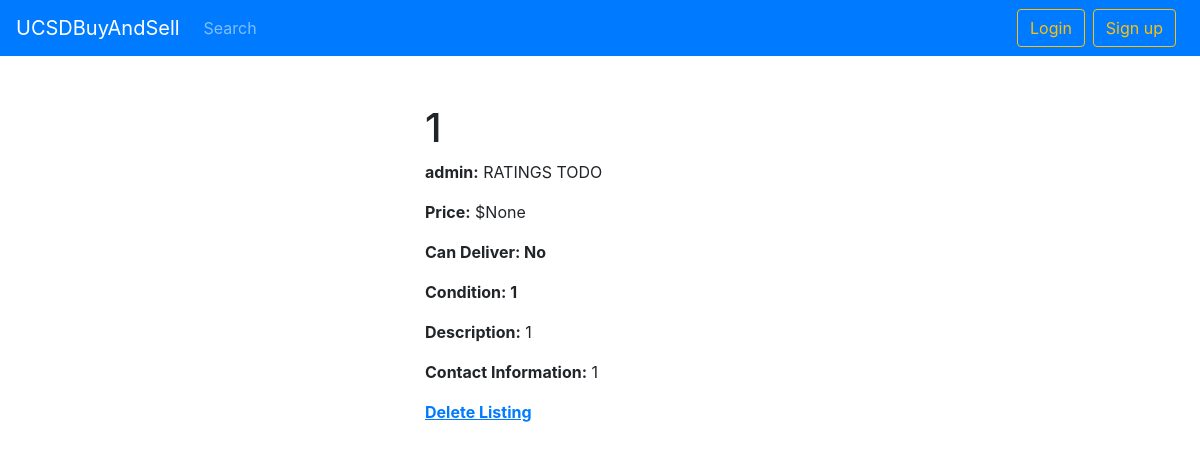
The app's page /market/listing/?listing=6, older data.
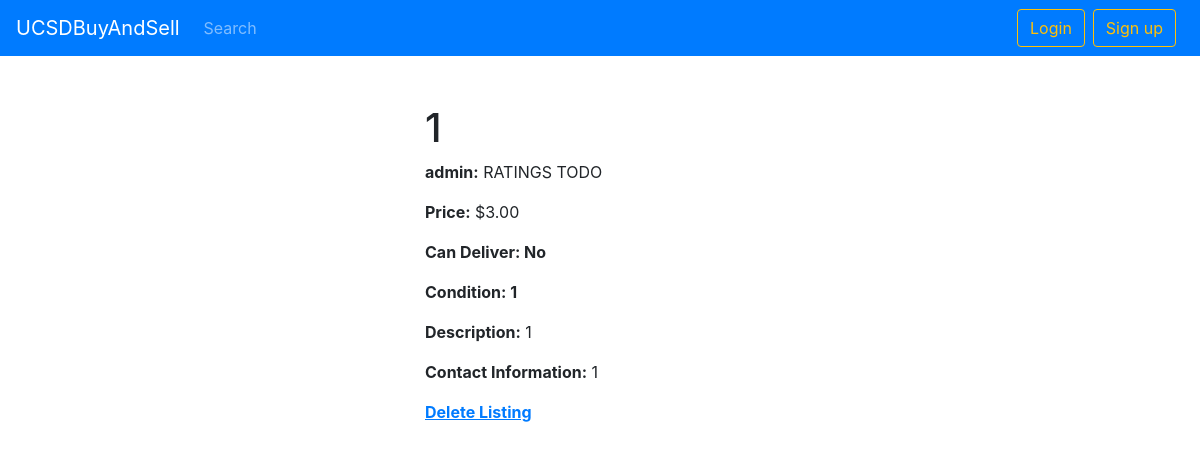
The same page, newer data.
### UCSDMarket/models.py (models this page shows, shortened)
class Listing(models.Model):
    user = models.ForeignKey(settings.AUTH_USER_MODEL,on_delete=models.CASCADE)
    title = models.CharField(max_length=50)
    Price = models.DecimalField(max_digits=20, decimal_places=2, blank=True, null=True)
    canDeliver = models.BooleanField() # true or false
    condition = models.CharField(max_length=10)
    description = models.CharField(max_length=500)
    contactInformation = models.CharField(max_length=20)
    '''
    the context of a listing:

        "Title" : "IKEA full size bed",
		"Seller" : "John Doe",
		"Price" : 50,
		"CanDeliver" : True,
		"Condition" : "Used",
		"Description" : "Need this gone by Oct 31. Great condition. Can deliver for some extra fee. Original price was $129",
		"ContactInformation" : "858 - 888 - 8888"
    '''

### UCSDMarket/views.py (the view)
# urls.py: url(r'^market/listing/$', UCSDMarket.ListingPage, name="Listing"),
def ListingPage(request):
    if request.method=='GET':
        listingID = request.GET.get('listing')
        if not listingID:
            return render(request, 'UCSDMarket/home.html')
        else:
            ThisListing = Listing.objects.filter(id=int(listingID))
            if (len(ThisListing) == 1):
                ThisListing = ThisListing[0]
                images = Picture.objects.filter(listingKey=ThisListing)
                imgCount = 0
                all_pictures = []
                for image in images:
                    imgCount = imgCount + 1
                    all_pictures.append({
                                        "Image": image.picture.url,
                                        "Number": imgCount
                                        })
                Favd = False
                if request.user.is_authenticated and Favorite.objects.filter(user=request.user, listingKey=ThisListing.id).exists():
                    Favd = True
                context = {
                    "id" : ThisListing.id,
                    "Title" : ThisListing.title,
                    "Seller" : ThisListing.user.username,
                    "Price" : ThisListing.Price,
                    "CanDeliver" : ThisListing.canDeliver,
                    "Condition" : ThisListing.condition,
                    "Description" : ThisListing.description,
                    "ContactInformation" : ThisListing.contactInformation,
                    "Pictures": all_pictures,
                    "Favd": Favd
                }
                return render(request, "UCSDMarket/listing.html", context)
            else:
                return render(request, 'UCSDMarket/home.html')

### Templates/UCSDMarket/listing.html (shortened to what this page needs)
{% extends "base.html" %}
{% block content %}
<br>
<br>
<div class="container">
	<div class="row">
		<div class="col-sm">
			<div id="BasicImageCarousel" class="carousel slide" data-ride="carousel">
				<a class="carousel-control-prev" href="#BasicImageCarousel" role="button" data-slide="prev">
					<span class="carousel-control-prev-icon" aria-hidden="true"></span>
				</a>
				<a class="carousel-control-next" href="#BasicImageCarousel" role="button" data-slide="next">
					<span class="carousel-control-next-icon" aria-hidden="true"></span>
				</a>
			</div>
		</div>
		<div class="col-8">
			<h1>{{ Title }}</h1>
			<p><b>{{ Seller }}:</b> RATINGS TODO</p>
			<p><b>Price:</b> ${{ Price }}</p>
			{% if CanDeliver %}
				<p><b>Can Deliver: Yes</b></p>
			{% else %}
				<p><b>Can Deliver: No</b></p>
			{% endif %}
			<p><b>Condition: {{ Condition }}</b></p>
			<p><b>Description:</b> {{ Description }}</p>
			<p><b>Contact Information:</b> {{ ContactInformation }}</p>
			<a href="{% url 'DeleteListing' %}?listing={{id}}">
				<p><b><u>Delete Listing</u></b></p>
			</a>
		</div>
		<div class="col-4">
		</div>
	</div>
</div>
{% endblock %}

Row changes from the older to the newer data that the page shows:
now on this page (row edited): Listing: Price "3.00"
Text that changed along with them:
{{ Price }}: "None" → (not shown)
